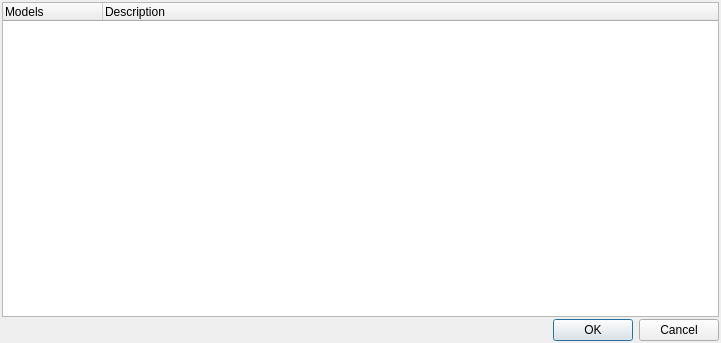
<?xml version="1.0" encoding="UTF-8"?>
<ui version="4.0">
 <class>DlgExecuteModel</class>
 <widget class="QDialog" name="DlgExecuteModel">
  <property name="geometry">
   <rect>
    <x>0</x>
    <y>0</y>
    <width>721</width>
    <height>343</height>
   </rect>
  </property>
  <property name="windowTitle">
   <string>Execute Model</string>
  </property>
  <layout class="QVBoxLayout" name="verticalLayout">
   <property name="spacing">
    <number>2</number>
   </property>
   <property name="leftMargin">
    <number>2</number>
   </property>
   <property name="topMargin">
    <number>2</number>
   </property>
   <property name="rightMargin">
    <number>2</number>
   </property>
   <property name="bottomMargin">
    <number>2</number>
   </property>
   <item>
    <widget class="QTreeWidget" name="model_tree">
     <column>
      <property name="text">
       <string>Models</string>
      </property>
     </column>
     <column>
      <property name="text">
       <string>Description</string>
      </property>
     </column>
    </widget>
   </item>
   <item>
    <widget class="QDialogButtonBox" name="buttonBox">
     <property name="orientation">
      <enum>Qt::Horizontal</enum>
     </property>
     <property name="standardButtons">
      <set>QDialogButtonBox::Cancel|QDialogButtonBox::Ok</set>
     </property>
    </widget>
   </item>
  </layout>
 </widget>
 <resources/>
 <connections>
  <connection>
   <sender>buttonBox</sender>
   <signal>accepted()</signal>
   <receiver>DlgExecuteModel</receiver>
   <slot>accept()</slot>
   <hints>
    <hint type="sourcelabel">
     <x>248</x>
     <y>254</y>
    </hint>
    <hint type="destinationlabel">
     <x>157</x>
     <y>274</y>
    </hint>
   </hints>
  </connection>
  <connection>
   <sender>buttonBox</sender>
   <signal>rejected()</signal>
   <receiver>DlgExecuteModel</receiver>
   <slot>reject()</slot>
   <hints>
    <hint type="sourcelabel">
     <x>316</x>
     <y>260</y>
    </hint>
    <hint type="destinationlabel">
     <x>286</x>
     <y>274</y>
    </hint>
   </hints>
  </connection>
 </connections>
</ui>
